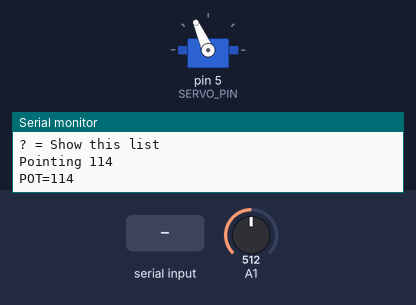
Recording of a sketch running on a simulated Arduino Uno, built with avr-gcc and run on an emulated ATmega328P. Parts: servo, the last lines printed to the serial monitor. Inputs (shaded band) come from the test bench; at power-on: A1 = 512.

Above: at 1.4 s.
1.5 s: "S90\n" received over Serial
4.5 s: A1 set to 306
At 5.1 s:
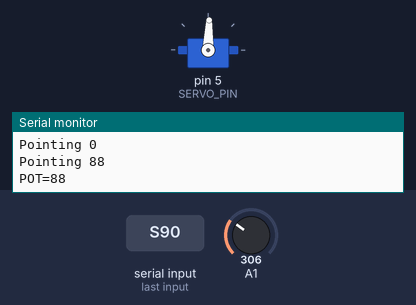
6.0 s: "R" received over Serial
At 8.2 s:
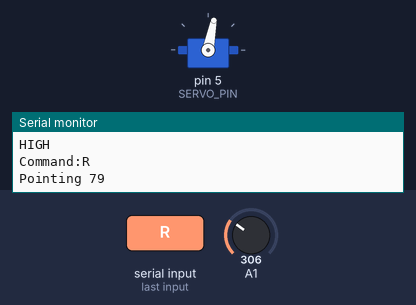
8.5 s: "X" received over Serial
At 11.0 s:
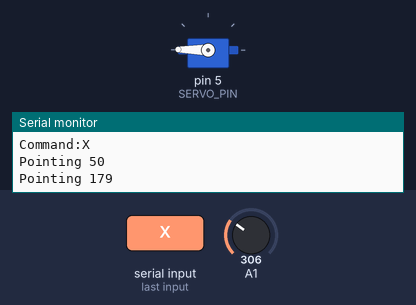
11.5 s: "S,45\n" received over Serial
14.5 s: "S" received over Serial
At 16.9 s:
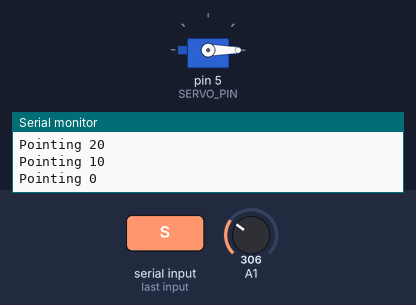
Timing chart, 0 to 18.4 s (numbered marks = the images above; inputs shaded):
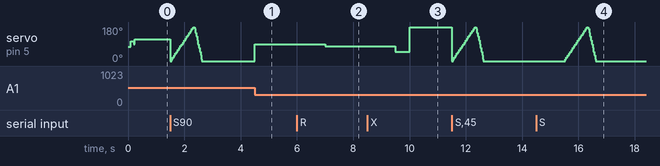

The sketch:

SerrvoMotorTester.ino
```cpp
/***********************************************************************
*
*	Name:	ServoMotorTester
*	Author:	Bob Jones <bob@rhj4.com>
*	Ver:	2.0
*	Desc:	Tests functionality of Pan and Tilt servos
*
*/
#include "Config.h"
#include <Servo.h>
int servoPin = SERVO_PIN;
int servoLeftPin = 11;
int servoRightPin = 10;
int servo2LeftPin = 9;
int servo2RightPin = 8;

int pos = 0;    // variable to store the servo position
int potVal = 0;
int lastPotVal = 0;
int currentAngle = -1;
int newAngle = -1;

char currentCommand;

#include "BJServo.h"

BJServo *servo;

void setup () {
	Serial.begin ( 115200 );
#ifdef DESCRIPTION
	Serial.println ( DESCRIPTION );
#endif

#ifdef VERSION
	Serial.print ( F ( "Version " ) );
	Serial.println ( VERSION );
#endif

	if (RED_LED > 0) {
		pinMode ( RED_LED, OUTPUT );
		flashPin ( RED_LED );
	}

	if (GREEN_LED > 0) {
		pinMode ( GREEN_LED, OUTPUT );
		flashPin ( GREEN_LED );
	}

	if (SWITCH_PIN > 0) {
		pinMode ( SWITCH_PIN, INPUT );
	}
	if (servoPin > 0) {
		servo = new BJServo ();
		servo->configure ( ( char* )"SERVO", servoPin, 90, 0, 180 );
		pinMode ( servoLeftPin, INPUT );
		pinMode ( servoRightPin, INPUT );
		servo->attach ( SERVO_PIN );
		if (servo->attached ()) {
			Serial.println ( F ( "Servo attached" ) );
		} else {
			Serial.println ( F ( "Servo attach failed" ) );
		}

	}

	Serial.println ( "\nStarting Servo Tester" );
	showCommands ();
}

void showCommands () {
	Serial.println ( "Enter Commands in Serial Window" );
	Serial.println ( F ( "+ = Attach servo" ) );
	Serial.println ( F ( "- = Detach servo" ) );
	Serial.println ( F ( "C = Center servo" ) );
	Serial.println ( F ( "S = Slow Sweep" ) );
	Serial.println ( F ( "F = Fast Sweep" ) );
	Serial.println ( F ( "L = Left" ) );
	Serial.println ( F ( "R = Right" ) );
	Serial.println ( F ( "P<int> = Point ti <int> degrees" ) );
	Serial.println ( F ( "F = Fast Sweep" ) );
	Serial.println ( F ( "X = Show servo extreme points" ) );
	Serial.println ( F ( "V = Read and show servo current value" ) );

	Serial.println ( F ( "? = Show this list" ) );
}

bool checkForCommand () {
	if (!Serial.available ()) {
		return false;
	}

	newAngle = -1;
	char cmd = Serial.read ();
	if (cmd > 0x20) {
		currentCommand = cmd;
		newAngle = Serial.parseInt ();
		if (newAngle > SERVO_MAX_POINT || newAngle < SERVO_MIN_POINT) {
			Serial.print ( F ( "ANGLE " ) );
			Serial.print ( F ( "ANGLE " ) );
			Serial.print ( newAngle );
			Serial.println ( F ( " IS OUT OF RANGE" ) );

			newAngle = -1;
		}
		return true;
	}

	currentCommand = '?';
	return false;
}

void getPotVal () {
	potVal = analogRead ( POT_PIN );
	potVal = map ( potVal, 0, 1023, SERVO_MIN_POINT, SERVO_MAX_POINT );
	if (potVal == lastPotVal) return;
	lastPotVal = potVal;
	servo->point ( potVal );
	Serial.print ( F ( "POT=" ) );
	Serial.println ( potVal );
}

void loop () {
	if (!checkForCommand ()) {
		getPotVal ();
		return;
	}

	int switchVal = digitalRead ( SWITCH_PIN );
	if (switchVal == HIGH) {
		Serial.println ( F ( "HIGH" ) );
		turnOff ( GREEN_LED );
		flashPin ( RED_LED );
		turnOn ( RED_LED );
	} else {
		Serial.println ( F ( "LOW" ) );
		turnOff ( RED_LED );
		flashPin ( GREEN_LED );
		turnOn ( GREEN_LED );
	}


	Serial.print ( F ( "Command:" ) );
	Serial.println ( currentCommand );

	switch (toUpperCase ( currentCommand )) {

	case 0x10:
	case 0x13:
		break;

	case '-':
		servo->detach ();
		showServoStatus ();
		break;

	case '+':
		servo->attach ( servoPin );
		showServoStatus ();
		break;

	case 'P':
		if (newAngle > SERVO_MIN_POINT) {
			servo->point ( newAngle );
		}
		break;
		//
	case 'C':
		servo->center ();
		break;

	case 'S':
		servo->sweep ();
		break;

	case 'F':
		servo->fastSweep ();
		break;

	case 'L':
		pointLefter ( 9 );
		break;
		break;

	case 'R':
		pointRighter ( 9 );
		break;

	case 'X':
		servo->point ( SERVO_MIN_POINT );
		delay ( 500 );
		servo->point ( SERVO_MAX_POINT );
		break;

	case 'V':
		Serial.print ( F ( "Servo value is " ) );
		Serial.println ( servo->read () );
		break;

	case '?':
		showCommands ();
		break;

	default:
		Serial.print ( F ( "Unknown command: [" ) );
		Serial.print ( currentCommand, HEX );
		Serial.println ( F ( "]" ) );
		break;
	}
	//delay ( 10 );
}

void pointLefter ( int increment ) {
	currentAngle = servo->read ();
	newAngle = ( currentAngle < 180 ) ? currentAngle + increment : currentAngle;
	servo->point ( newAngle );

}

void pointRighter ( int increment ) {
	currentAngle = servo->read ();
	newAngle = ( currentAngle > 0 ) ? currentAngle - increment : currentAngle;
	servo->point ( newAngle );
}

void showServoStatus () {
	Serial.print ( F ( "SERVO IS " ) );
	Serial.println ( ( servo->attached () ) ? "ATTACHED" : "DETACHED" );
}

void turnOn ( int pin ) {
	digitalWrite ( pin, HIGH );
}

void turnOff ( int pin ) {
	digitalWrite ( pin, LOW );
}

void flashPin ( int pin ) {
	flashPin ( pin, 10, 40 );
}

void flashPin ( int pin, int times, int duration ) {
	if (pin == 0) return;
	for (int i = 0; i < times; i++) {
		turnOn (pin);
		delay ( duration );
		turnOff ( pin );
		delay ( duration );
	}
}
```

BJServo.h
```cpp
#pragma once
#include "Config.h"

class BJServo {
public:
	int lastAngle = 0;

	Servo servo;
	BJServo () {
		servo.attach ( SERVO_PIN );
		if (!servo.attached ()) {
		}
	}

	void attach ( int pin ) {
		servo.attach ( SERVO_PIN );
	}

	void detach () {
		servo.detach ();
	}

	bool attached () {
		return servo.attached ();
	}

	bool configure ( char* name, int pin, int centerPoint, int minPoint, int maxPoint ) {
		strcpy ( _name, name );
		_centerPoint = centerPoint;
		_minPoint = minPoint;
		_maxPoint = maxPoint;

		Serial.print ( F ( "Configuring " ) );
		Serial.print ( name );
		Serial.print ( F ( " on pin" ) );
		Serial.println ( pin );

		servo.attach ( pin );
		if (servo.attached ()) {
			_configured = true;
			wiggle ();
			center ();
			Serial.print ( F ( "Servo configured on pin " ) );
			Serial.println ( pin );
			return true;
		}

		Serial.println ( F ( "Configuration Failed" ) );
		return false;
	}

	char* name () {
		return _name;
	}

	void center () {
		Serial.println ( F ( "Centering" ) );
		point ( _centerPoint );
	}

	void point ( int degrees ) {
		if (degrees == lastAngle) return;
		lastAngle = degrees;
		Serial.print ( F ( "Pointing " ) );
		Serial.println ( degrees );
		if (degrees >= _minPoint && degrees <= _maxPoint) {
			servo.write ( degrees );
			delay ( SERVO_DELAY );
		}
		int dir = servo.read ();
		int delta = ( abs ( dir - degrees ) > SERVO_SLOP );
		if (delta > 0) {
			Serial.print ( F ( "VARIANCE: " ));
			Serial.print ( delta );
			Serial.println ( F ( " DEGREES" ) );
		}
	}

	int read () {
		return servo.read ();
	}

	void sweep () {
		sweep ( _minPoint, _maxPoint, SERVO_SWEEP_INCREMENT, SERVO_PAUSE_DELAY );
	}

	void sweep ( int from, int to, int increment, uint16_t pause) {
		Serial.print ( F ( "Sweeping from " ) );
		Serial.print ( from );
		Serial.print ( F ( " to " ) );
		Serial.print ( to );
		Serial.println ();

		for (int i = from; i <= to; i += increment) {
			point ( i );
			delay ( pause );

		}
		for (int i = to; i >= from; i -= increment) {
			point ( i );
		}
	}

	void sweep ( int from, int to ) {
		sweep ( from, to, SERVO_SWEEP_INCREMENT, SERVO_PAUSE_DELAY );
	}

	void fastSweep (  ) {
		sweep ( _minPoint, _maxPoint, SERVO_SWEEP_FAST_INCREMENT, SERVO_PAUSE_DELAY );
	}

	void rotate ( bool direction) {
		while (!Serial.available()) {
			if (direction) {
				point ( 0 );
				delay ( 2000 );
			} else {
				point ( 180 );
				delay ( 2000 );
			}
		}
		point ( 1 );
		Serial.println ( F ( "Enter command:" ) );
	}

	bool test () {
		wiggle ();
		return true;
	}

protected:
	void wiggle () {
		servo.write ( 75 );
		delay ( 100 );
		servo.write ( 105 );
		delay ( 100 );
		center ();
	}

private:
	bool _configured = false;
	char _name [5];
	int _centerPoint = 90;
	int _minPoint = SERVO_MIN_POINT;
	int _maxPoint = SERVO_MAX_POINT;
};
```

Config.h
```cpp
#pragma once
#define DESCRIPTION					"Pan/Tilt Servo Tester"
#define VERSION						"2.1.0"

#define SERVO_PIN					5
#define POT_PIN						!0

#define SERVO_DELAY					15
#define SERVO_PAUSE_DELAY			30
#define SERVO_SWEEP_INCREMENT		10
#define SERVO_SWEEP_FAST_INCREMENT	15

#define SERVO_MIN_POINT				50
#define SERVO_MAX_POINT				179
#define SERVO_CENTER_POINT			90
#define SERVO_SLOP					3

#define RED_LED						0
#define GREEN_LED					0
#define SWITCH_PIN					0
```

Measured:
- after the input at 4.5 s, servo on pin 5 (SERVO_PIN): 0° → 88° at once
- after the input at 6.0 s, servo on pin 5 (SERVO_PIN): 88° → 79° after 1.0 s
- after the input at 8.5 s, servo on pin 5 (SERVO_PIN): 79° → 50° after 1.0 s, → 179° 0.52 s later
- after the input at 14.5 s, servo on pin 5 (SERVO_PIN): rises from 0° to 180° in 0.77 s, then falls to 0° in 0.31 s
